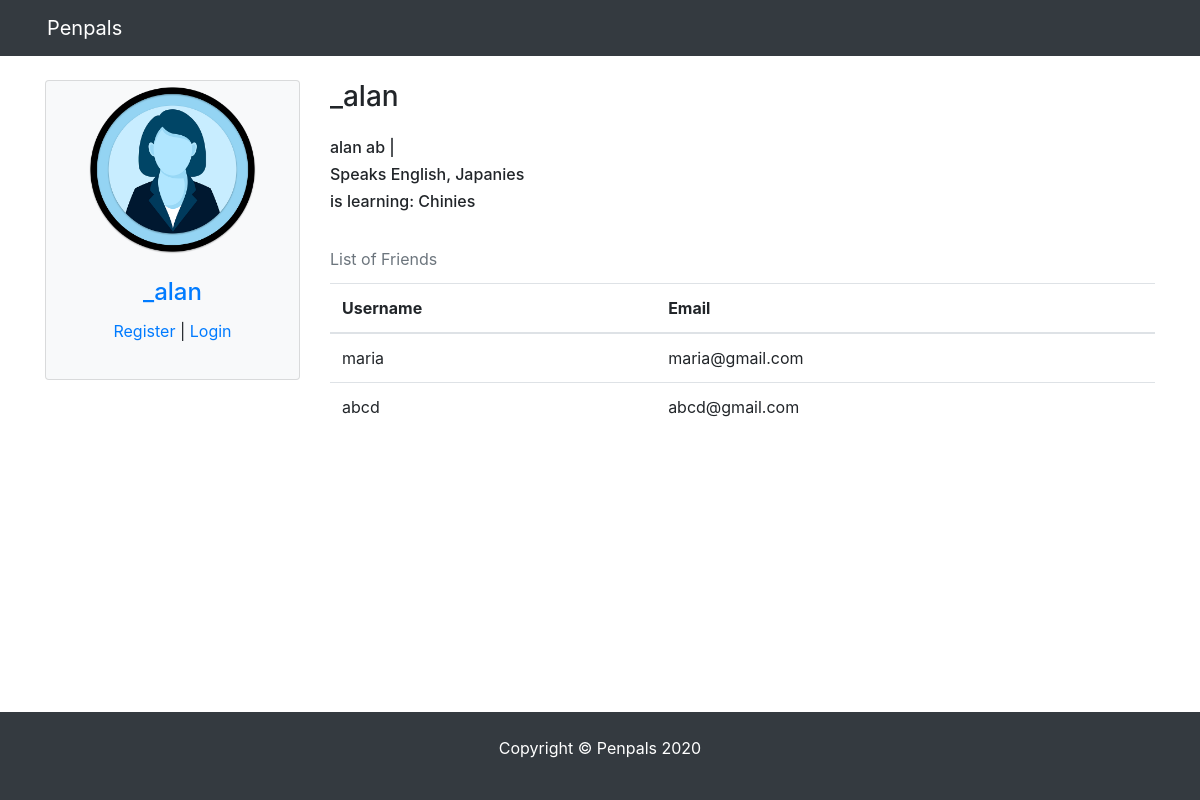
The page /profile/2 on the database its author committed.
### pages/models.py (models this page shows)
class Profile(models.Model):
    user = models.OneToOneField(User, blank=True, null=True, on_delete=models.CASCADE)
    first = models.CharField(max_length=200, blank=True, null=True)
    last = models.CharField(max_length=200, blank=True, null=True)
    photo = models.ImageField(default='user.png', upload_to='photo/%Y/%m', blank=True, null=True)
    friends = models.ManyToManyField('self', blank=True)
    speaks =  models.CharField(max_length=200, blank=True, null=True)
    is_learning =  models.CharField(max_length=200, blank=True, null=True)
    def __str__(self):
        return str(self.user)
    def get_absolute_url(self):
        return reverse("pages:profile", kwargs={"profile_id": self.pk})
    class Meta:
        ordering = ['-id']

### pages/views.py (the view)
# urls.py: path("profile/<int:profile_id>", profile, name="profile"),
def profile(request, profile_id):
    profile = Profile.objects.get(id=profile_id)
    friends = profile.friends.all()
    received_requests = FriendRequest.objects.filter(to_profile=profile)
    btn_text = ""
    if request.user.is_authenticated:
        if profile not in request.user.profile.friends.all():
            btn_text = 'not_friend'
            if len(FriendRequest.objects.filter(from_profile=request.user.profile).filter(to_profile=profile)) == 1:
                btn_text = "request_sent"
    context = {
        'profile': profile,
        'friends': friends,
        'received_requests': received_requests,
        'btn_text': btn_text,
    }
    return render(request, 'pages/profile.html', context)

### pages/templates/pages/profile.html (shortened to what this page needs)
{% extends 'pages/base.html' %}
{% block content %}
<div class="row">
    {% include 'pages/include/_sidebar.html' %}
    <div class="col-md-9 col-sm-12">
        <h3>{{profile.user}}</h3>
            <div class="my-4">
                <h6>{{profile.first}} {{profile.last}} | {{ profile.email }}</h6>
                <h6>Speaks {{profile.speaks}}</h6>
                <h6>is learning: {{profile.is_learning}}</h6>
            </div>
            {% if friends %}
            <div class="table-responsive">
                <table class="table">
                    <caption>List of Friends</caption>
                    <body>
                        <thead>
                            <tr>
                                <th>Username</th>
                                <th>Email</th>
                            </tr>
                        </thead>
                        <tbody>
                            {% for f in friends %}
                            <tr>
                                <td>{{f}}</td>
                                <td>{{f.user.email}}</td>
                            </tr>
                            {% endfor %}
                        </tbody>
                    </body>
                </table>
            </div>
            {% endif %}
    </div>
</div>
{% endblock content %}

### templates/pages/include/_sidebar.html
<div class="col-lg-3 col-lg-md-3 col-sm-6 mx-auto">
    <div class="card bg-light" style="max-width: 30rem;">
        {% if profile.photo %}
            <img src="{{ profile.photo.url }}" alt="img" class="card-img-top mx-auto rounded-circle">
        {% else %}
        <img src="https://placeholder.it/200x200" class="card-img-top mx-auto rounded-circle">
        {% endif %}
        <div class="card-body text-center">
            <h4 class="card-title">
                <a href="{{profile.get_absolute_url}}"> {{profile}} </a>
            </h4>
            {% if request.user == profile.user %}
                Welcome, {{ profile.user }} <p><a href="{% url 'pages:logout' %}">Logout</a> | <a href="{% url 'conversations:inbox' %}">Inbox</a></p>
            {% elif request.user.is_anonymous %}
            <p>
                <a href="{% url 'pages:register' %}">Register</a> |
                <a href="{% url 'pages:login' %}">Login</a>
            </p>
            {% endif %}
        </div>
    </div>
</div>

### static_files/css/styles.css (style rules this page uses)
.card-img-top { width: 70%; height: 70%; }
.card { margin-bottom: 1.5rem!important; }
caption { caption-side:top; }

### rows shown on the page
Profile: photo (picture), user.username "_alan", user "_alan", first "alan", last "ab", speaks "English, Japanies", is_learning "Chinies"
Profile: user.username "maria", user.email "maria@gmail.com"
Profile: user.username "abcd", user.email "abcd@gmail.com"
